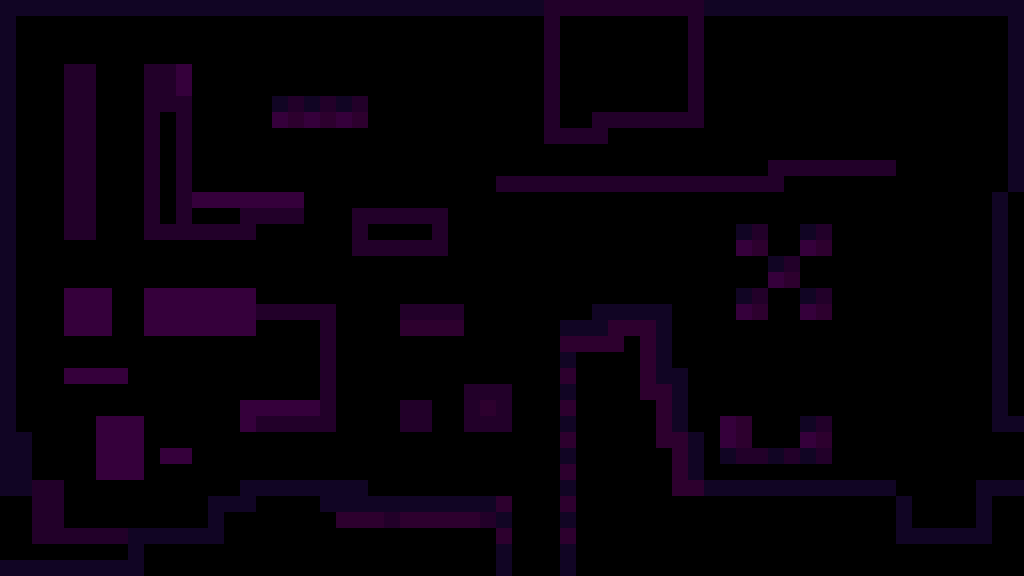

The image is a tile-based game level rendered from a .tmx file. Its description and complete source (layers, tilesets, objects, tile grids) follow:
An orthogonal 64x36 tile map with 16x16 px tiles, 1 tile layer (blocks) and 6 objects (4x crawler, 0, npc).

<map version="1.10" tiledversion="1.10.2" orientation="orthogonal" renderorder="right-down" width="64" height="36" tilewidth="16" tileheight="16" infinite="0" nextlayerid="4" nextobjectid="19">
 <editorsettings>
  <export target="0.csv" format="csv" />
 </editorsettings>
 <tileset firstgid="1" source="../../assets/tilesets/tileset.tsx" />
 <layer id="1" name="blocks" width="64" height="36">
  <data encoding="csv">
1,1,1,1,1,1,1,1,1,1,1,1,1,1,1,1,1,1,1,1,1,1,1,1,1,1,1,1,1,1,1,1,1,1,2,2,2,2,2,2,2,2,2,2,1,1,1,1,1,1,1,1,1,1,1,1,1,1,1,1,1,1,1,1,
1,0,0,0,0,0,0,0,0,0,0,0,0,0,0,0,0,0,0,0,0,0,0,0,0,0,0,0,0,0,0,0,0,0,2,0,0,0,0,0,0,0,0,2,0,0,0,0,0,0,0,0,0,0,0,0,0,0,0,0,0,0,0,1,
1,0,0,0,0,0,0,0,0,0,0,0,0,0,0,0,0,0,0,0,0,0,0,0,0,0,0,0,0,0,0,0,0,0,2,0,0,0,0,0,0,0,0,2,0,0,0,0,0,0,0,0,0,0,0,0,0,0,0,0,0,0,0,1,
1,0,0,0,0,0,0,0,0,0,0,0,0,0,0,0,0,0,0,0,0,0,0,0,0,0,0,0,0,0,0,0,0,0,2,0,0,0,0,0,0,0,0,2,0,0,0,0,0,0,0,0,0,0,0,0,0,0,0,0,0,0,0,1,
1,0,0,0,2,2,0,0,0,2,2,3,0,0,0,0,0,0,0,0,0,0,0,0,0,0,0,0,0,0,0,0,0,0,2,0,0,0,0,0,0,0,0,2,0,0,0,0,0,0,0,0,0,0,0,0,0,0,0,0,0,0,0,1,
1,0,0,0,2,2,0,0,0,2,2,3,0,0,0,0,0,0,0,0,0,0,0,0,0,0,0,0,0,0,0,0,0,0,2,0,0,0,0,0,0,0,0,2,0,0,0,0,0,0,0,0,0,0,0,0,0,0,0,0,0,0,0,1,
1,0,0,0,2,2,0,0,0,2,2,2,0,0,0,0,0,1,2,1,2,1,2,0,0,0,0,0,0,0,0,0,0,0,2,0,0,0,0,0,0,0,0,2,0,0,0,0,0,0,0,0,0,0,0,0,0,0,0,0,0,0,0,1,
1,0,0,0,2,2,0,0,0,2,0,2,0,0,0,0,0,3,4,3,4,3,4,0,0,0,0,0,0,0,0,0,0,0,2,0,0,2,2,2,2,2,2,2,0,0,0,0,0,0,0,0,0,0,0,0,0,0,0,0,0,0,0,1,
1,0,0,0,2,2,0,0,0,2,0,2,0,0,0,0,0,0,0,0,0,0,0,0,0,0,0,0,0,0,0,0,0,0,2,2,2,2,0,0,0,0,0,0,0,0,0,0,0,0,0,0,0,0,0,0,0,0,0,0,0,0,0,1,
1,0,0,0,2,2,0,0,0,2,0,2,0,0,0,0,0,0,0,0,0,0,0,0,0,0,0,0,0,0,0,0,0,0,0,0,0,0,0,0,0,0,0,0,0,0,0,0,0,0,0,0,0,0,0,0,0,0,0,0,0,0,0,1,
1,0,0,0,2,2,0,0,0,2,0,2,0,0,0,0,0,0,0,0,0,0,0,0,0,0,0,0,0,0,0,0,0,0,0,0,0,0,0,0,0,0,0,0,0,0,0,0,2,2,2,2,2,2,2,2,0,0,0,0,0,0,0,1,
1,0,0,0,2,2,0,0,0,2,0,2,0,0,0,0,0,0,0,0,0,0,0,0,0,0,0,0,0,0,0,2,2,2,2,2,2,2,2,2,2,2,2,2,2,2,2,2,2,0,0,0,0,0,0,0,0,0,0,0,0,0,0,1,
1,0,0,0,2,2,0,0,0,2,0,2,3,3,3,3,3,3,3,0,0,0,0,0,0,0,0,0,0,0,0,0,0,0,0,0,0,0,0,0,0,0,0,0,0,0,0,0,0,0,0,0,0,0,0,0,0,0,0,0,0,0,1,0,
1,0,0,0,2,2,0,0,0,2,0,2,0,0,0,2,2,2,2,0,0,0,2,2,2,2,2,2,0,0,0,0,0,0,0,0,0,0,0,0,0,0,0,0,0,0,0,0,0,0,0,0,0,0,0,0,0,0,0,0,0,0,1,0,
1,0,0,0,2,2,0,0,0,2,2,2,2,2,2,2,0,0,0,0,0,0,2,0,0,0,0,2,0,0,0,0,0,0,0,0,0,0,0,0,0,0,0,0,0,0,1,2,0,0,1,2,0,0,0,0,0,0,0,0,0,0,1,0,
1,0,0,0,0,0,0,0,0,0,0,0,0,0,0,0,0,0,0,0,0,0,2,2,2,2,2,2,0,0,0,0,0,0,0,0,0,0,0,0,0,0,0,0,0,0,3,4,0,0,3,4,0,0,0,0,0,0,0,0,0,0,1,0,
1,0,0,0,0,0,0,0,0,0,0,0,0,0,0,0,0,0,0,0,0,0,0,0,0,0,0,0,0,0,0,0,0,0,0,0,0,0,0,0,0,0,0,0,0,0,0,0,1,2,0,0,0,0,0,0,0,0,0,0,0,0,1,0,
1,0,0,0,0,0,0,0,0,0,0,0,0,0,0,0,0,0,0,0,0,0,0,0,0,0,0,0,0,0,0,0,0,0,0,0,0,0,0,0,0,0,0,0,0,0,0,0,3,4,0,0,0,0,0,0,0,0,0,0,0,0,1,0,
1,0,0,0,3,3,3,0,0,3,3,3,3,3,3,3,0,0,0,0,0,0,0,0,0,0,0,0,0,0,0,0,0,0,0,0,0,0,0,0,0,0,0,0,0,0,1,2,0,0,1,2,0,0,0,0,0,0,0,0,0,0,1,0,
1,0,0,0,3,3,3,0,0,3,3,3,3,3,3,3,2,2,2,2,2,0,0,0,0,2,2,2,2,0,0,0,0,0,0,0,0,1,1,1,1,1,0,0,0,0,3,4,0,0,3,4,0,0,0,0,0,0,0,0,0,0,1,0,
1,0,0,0,3,3,3,0,0,3,3,3,3,3,3,3,0,0,0,0,2,0,0,0,0,4,4,4,4,0,0,0,0,0,0,1,1,1,4,4,4,1,0,0,0,0,0,0,0,0,0,0,0,0,0,0,0,0,0,0,0,0,1,0,
1,0,0,0,0,0,0,0,0,0,0,0,0,0,0,0,0,0,0,0,2,0,0,0,0,0,0,0,0,0,0,0,0,0,0,4,4,4,4,0,4,1,0,0,0,0,0,0,0,0,0,0,0,0,0,0,0,0,0,0,0,0,1,0,
1,0,0,0,0,0,0,0,0,0,0,0,0,0,0,0,0,0,0,0,2,0,0,0,0,0,0,0,0,0,0,0,0,0,0,1,0,0,0,0,4,1,0,0,0,0,0,0,0,0,0,0,0,0,0,0,0,0,0,0,0,0,1,0,
1,0,0,0,3,3,3,3,0,0,0,0,0,0,0,0,0,0,0,0,2,0,0,0,0,0,0,0,0,0,0,0,0,0,0,4,0,0,0,0,4,1,1,0,0,0,0,0,0,0,0,0,0,0,0,0,0,0,0,0,0,0,1,0,
1,0,0,0,0,0,0,0,0,0,0,0,0,0,0,0,0,0,0,0,2,0,0,0,0,0,0,0,0,2,2,2,0,0,0,1,0,0,0,0,4,4,1,0,0,0,0,0,0,0,0,0,0,0,0,0,0,0,0,0,0,0,1,0,
1,0,0,0,0,0,0,0,0,0,0,0,0,0,0,3,3,3,3,3,2,0,0,0,0,2,2,0,0,2,4,2,0,0,0,4,0,0,0,0,0,4,1,0,0,0,0,0,0,0,0,0,0,0,0,0,0,0,0,0,0,0,1,0,
1,0,0,0,0,0,3,3,3,0,0,0,0,0,0,3,2,2,2,2,2,0,0,0,0,2,2,0,0,2,2,2,0,0,0,1,0,0,0,0,0,4,1,0,0,3,4,0,0,0,1,2,0,0,0,0,0,0,0,0,0,0,1,1,
1,1,0,0,0,0,3,3,3,0,0,0,0,0,0,0,0,0,0,0,0,0,0,0,0,0,0,0,0,0,0,0,0,0,0,4,0,0,0,0,0,4,4,1,0,3,4,0,0,0,3,4,0,0,0,0,0,0,0,0,0,0,0,0,
1,1,0,0,0,0,3,3,3,0,3,3,0,0,0,0,0,0,0,0,0,0,0,0,0,0,0,0,0,0,0,0,0,0,0,1,0,0,0,0,0,0,4,1,0,1,2,2,1,2,1,2,0,0,0,0,0,0,0,0,0,0,0,0,
1,1,0,0,0,0,3,3,3,0,0,0,0,0,0,0,0,0,0,0,0,0,0,0,0,0,0,0,0,0,0,0,0,0,0,4,0,0,0,0,0,0,4,1,0,0,0,0,0,0,0,0,0,0,0,0,0,0,0,0,0,0,0,0,
1,1,2,2,0,0,0,0,0,0,0,0,0,0,0,1,1,1,1,1,1,1,1,0,0,0,0,0,0,0,0,0,0,0,0,1,0,0,0,0,0,0,4,4,1,1,1,1,1,1,1,1,1,1,1,1,0,0,0,0,0,1,1,1,
0,0,2,2,0,0,0,0,0,0,0,0,0,1,1,1,0,0,0,0,1,1,1,1,1,1,1,1,1,1,1,4,0,0,0,4,0,0,0,0,0,0,0,0,0,0,0,0,0,0,0,0,0,0,0,0,1,0,0,0,0,1,0,0,
0,0,2,2,0,0,0,0,0,0,0,0,0,1,0,0,0,0,0,0,0,4,4,4,2,4,4,4,4,4,2,1,0,0,0,1,0,0,0,0,0,0,0,0,0,0,0,0,0,0,0,0,0,0,0,0,1,0,0,0,0,1,0,0,
0,0,2,2,2,2,2,2,1,1,1,1,1,1,0,0,0,0,0,0,0,0,0,0,0,0,0,0,0,0,0,4,0,0,0,4,0,0,0,0,0,0,0,0,0,0,0,0,0,0,0,0,0,0,0,0,1,1,1,1,1,1,0,0,
0,0,0,0,0,0,0,0,1,0,0,0,0,0,0,0,0,0,0,0,0,0,0,0,0,0,0,0,0,0,0,1,0,0,0,1,0,0,0,0,0,0,0,0,0,0,0,0,0,0,0,0,0,0,0,0,0,0,0,0,0,0,0,0,
1,1,1,1,1,1,1,1,1,0,0,0,0,0,0,0,0,0,0,0,0,0,0,0,0,0,0,0,0,0,0,1,0,0,0,1,0,0,0,0,0,0,0,0,0,0,0,0,0,0,0,0,0,0,0,0,0,0,0,0,0,0,0,0
</data>
 </layer>
 <objectgroup id="2" name="entries">
  <object id="1" name="0" x="368" y="448">
   <point />
  </object>
 </objectgroup>
 <objectgroup id="3" name="entities">
  <object id="3" name="npc" x="496" y="352">
   <point />
  </object>
  <object id="6" name="crawler" x="416" y="396">
   <point />
  </object>
  <object id="8" name="crawler" x="432" y="492">
   <point />
  </object>
  <object id="9" name="crawler" x="288" y="300">
   <point />
  </object>
  <object id="10" name="crawler" x="752" y="220">
   <point />
  </object>
 </objectgroup>
</map>
